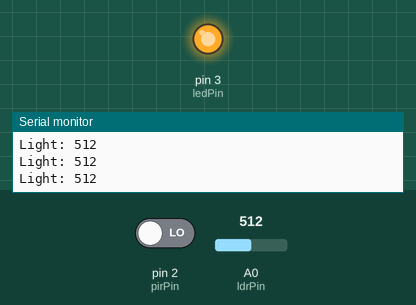
This sketch was run on a simulated Arduino Uno, built with avr-gcc and run on an emulated ATmega328P. Parts: output pins drawn as LEDs (lit = HIGH), the last lines printed to the serial monitor. The inputs (shaded band) are chosen by the test bench; at power-on: A0 (ldrPin) = 512, pin 2 (pirPin) LOW.

Above: at 1.2 s.
1.3 s: A0 (ldrPin) set to 941
At 2.6 s:
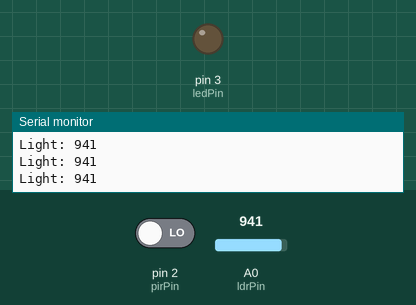
3.5 s: A0 (ldrPin) set to 963
Timing chart, 0 to 6.5 s (numbered marks = the images above; inputs shaded):
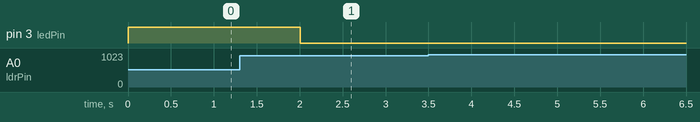

The sketch:

PIRSensorLDRSensorLEDLight.ino
```cpp
int pirPin = 2;
int ledPin = 3;
int ldrPin = A0;    // LDR on analog pin

int val = 0;
int pirState = LOW;

// Duration string lights stays on
unsigned long lastMotionTime = 0;
unsigned long lightDuration = 2000; // 3 seconds (adjust this)

//int threshold = 100; // Real
bool isDark = false;

// Stops flickering if light is too close to threshold
//int thresholdLow = 90;
//int thresholdHigh = 150;

// Real ^^

// int threshold = 900; // Class Test

// Stops flickering if light is too close to threshold
int thresholdLow = 890;
int thresholdHigh = 950;
// Class Test


void setup() {
  pinMode(pirPin, INPUT);
  pinMode(ledPin, OUTPUT);
  Serial.begin(9600);
}

void loop() {
  int lightLevel = analogRead(ldrPin); // read LDR
  val = digitalRead(pirPin);

  Serial.print("Light: ");
  Serial.println(lightLevel);

  // Only update ambient light state when LEDs are OFF
if (digitalRead(ledPin) == LOW) {
  if (!isDark && lightLevel < thresholdLow) {
    isDark = true;
  }

  if (isDark && lightLevel > thresholdHigh) {
    isDark = false;
  }
}


  // ONLY run PIR if it's dark
  if (isDark) {

  if (val == HIGH) {
    digitalWrite(ledPin, HIGH);
    lastMotionTime = millis(); // reset timer

    if (pirState == LOW) {
      Serial.println("Motion detected!");
      pirState = HIGH;
    }

  } else {
    // No motion → check if we should still keep lights on
    if (millis() - lastMotionTime < lightDuration) {
      digitalWrite(ledPin, HIGH); // keep lights on
    } else {
      digitalWrite(ledPin, LOW); // turn off after time

      if (pirState == HIGH) {
        Serial.println("Motion ended!");
        pirState = LOW;
      }
    }
  }

} else {
  digitalWrite(ledPin, LOW);
  Serial.println("Too bright, deactivated sensor!");
}
}
```
